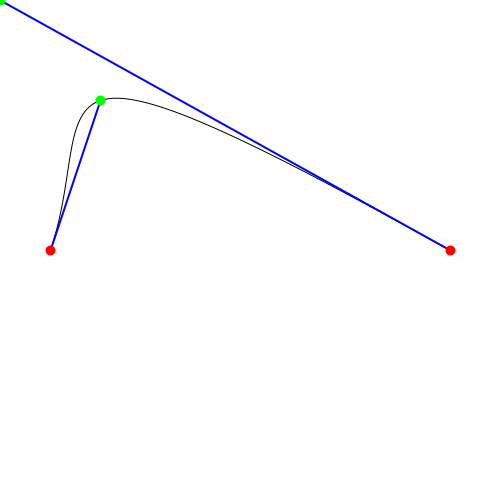
Frame 1 (no input)
Frame 60 (the mouse pressed at the canvas centre just before this capture): identical to frame 1, image omitted
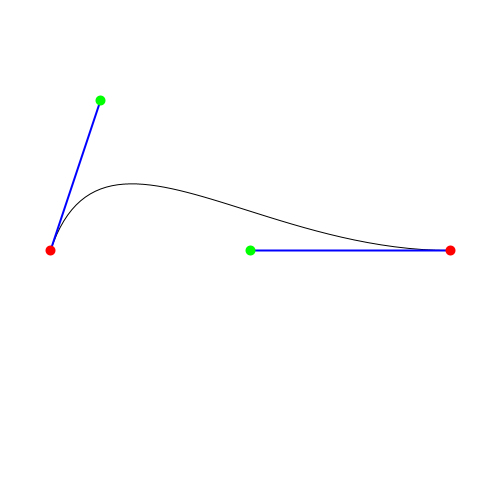
Frame 120 (the mouse held since frame 60 and released just before this capture)

The Processing sketch that drew these frames (run headless with seeded random() and noise(); from frame 60 on, the mouse is pressed at the canvas centre):

// Processing sketch: bezier
// ── bezier.pde
void setup(){
    size(500, 500); 
}

void draw(){
    background(255, 255, 255); 
    strokeWeight(1);
    stroke(0); 
    bezier(50, height/2, 100, 100, mouseX, mouseY, 450, height/2); 
    stroke(0, 0, 255); 
    strokeWeight(2);
    line(50, height/2, 100, 100); 
    line(mouseX, mouseY, 450, height/2); 
    stroke(255, 0,0); 
    strokeWeight(10); 
    point(50, height/2); 
    point(450, height/2); 
    stroke(0, 255, 0); 
    
    stroke(0, 255, 0); 

    point(100, 100); 
    point(mouseX, mouseY); 
    

    
}
